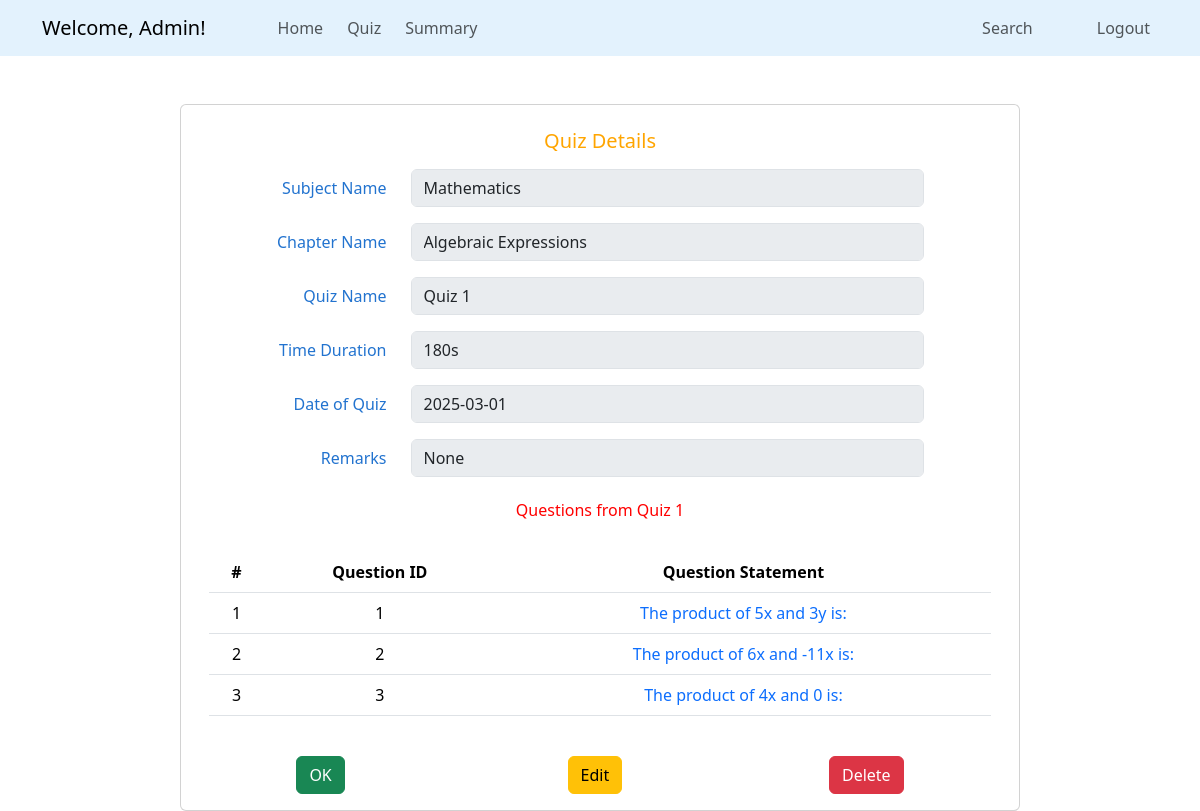
/admin/view_quiz/1 (signed in), run on the app's committed database.
### quizapp/models.py (models this page shows, shortened)
class Subject(db.Model):
    sid = db.Column(db.Integer, primary_key = True)
    description = db.Column(db.Text, nullable = False)
    sname = db.Column(db.String(60), nullable = False, unique = True)
    chapters = db.relationship('Chapter', backref = 'subject', lazy = True, cascade = 'all, delete')

class Chapter(db.Model):
    cid = db.Column(db.Integer, primary_key = True)
    cname = db.Column(db.String(60), nullable = False)
    description = db.Column(db.Text, nullable = False)
    subjectid = db.Column(db.Integer, db.ForeignKey('subject.sid'), nullable = False)
    quizzes = db.relationship('Quiz', backref = 'chapter', lazy = True, cascade = 'all, delete')

class Quiz(db.Model):
    quizid = db.Column(db.Integer, primary_key = True)
    qname = db.Column(db.String(60), nullable = False)
    dateofquiz = db.Column(db.DateTime, nullable = False)
    timeduration = db.Column(db.Integer, nullable = False)
    remarks = db.Column(db.String(30), nullable = True)
    chapterid = db.Column(db.Integer, db.ForeignKey('chapter.cid'), nullable = False) # (foreign key-chapter)
    question = db.relationship('Questions', backref = 'quiz', lazy = True, cascade = 'all, delete')
    scores = db.relationship('Scores', backref = 'quiz', lazy = True, cascade = 'all, delete')

class Questions(db.Model):
    qid = db.Column(db.Integer, primary_key = True)
    question_statement = db.Column(db.Text, nullable = False)
    option_a = db.Column(db.String(60), nullable = False)
    option_b = db.Column(db.String(60), nullable = False)
    option_c = db.Column(db.String(60), nullable = False)
    option_d = db.Column(db.String(60), nullable = False)
    correct_option = db.Column(db.Integer, nullable = False)
    quizid = db.Column(db.Integer, db.ForeignKey('quiz.quizid'), nullable = False)

### quizapp/routes.py (the view)
@app.route('/admin/view_quiz/<int:qid>', methods = ['GET', 'POST'])
def view_quiz(qid):
    if 'admin_id' in session:
        quiz = Quiz.query.get_or_404(qid)
        return render_template('admin/view_quiz.html', quiz = quiz)
    flash('Login to access the page', 'danger')
    return redirect(url_for('admin_login'))

### quizapp/templates/admin/view_quiz.html
{% extends "admin/base_dashboard.html" %}
{% block section %}
<div class="container card mt-5" style="max-width: 70%;">
    <form id="add-new" method="POST">
        <div class="card-body mt-2" style="color: #2273cf;">
            <div class="card-title text-center mb-3">
                <h5 style="color: orange;">Quiz Details</h5>
            </div>
            <div class="row mb-3">
                <label for="name" class="col-sm-3 col-form-label text-end">Subject Name</label>
                <div class="col-sm-8">
                    <input class="form-control" id="sname" name="sname" value="{{ quiz.chapter.subject.sname }}"
                        disabled>
                </div>
            </div>
            <div class="row mb-3">
                <label for="name" class="col-sm-3 col-form-label text-end">Chapter Name</label>
                <div class="col-sm-8">
                    <input class="form-control" id="cname" name="cname" value="{{ quiz.chapter.cname }}" disabled>
                </div>
            </div>
            <div class="row mb-3">
                <label for="name" class="col-sm-3 col-form-label text-end">Quiz Name</label>
                <div class="col-sm-8">
                    <input class="form-control" id="qname" name="qname" value="{{ quiz.qname }}" disabled>
                </div>
            </div>
            <div class="row mb-3">
                <label for="tduration" class="col-sm-3 col-form-label text-end">Time Duration</label>
                <div class="col-sm-8">
                    <input class="form-control" id="timeduration" name="tduration" value="{{ quiz.timeduration }}s"
                        disabled>
                </div>
            </div>
            <div class="row mb-3">
                <label for="qdate" class="col-sm-3 col-form-label text-end">Date of Quiz</label>
                <div class="col-sm-8">
                    <input class="form-control" id="qdate" name="qdate" value="{{ quiz.dateofquiz.strftime('%Y-%m-%d') }}"
                        disabled>
                </div>
            </div>
            <div class="row mb-3">
                <label for="remarks" class="col-sm-3 col-form-label text-end">Remarks</label>
                <div class="col-sm-8">
                    <input class="form-control" id="remarks" name="remarks" value="{{ quiz.remarks }}" disabled>
                </div>
            </div>
            <div class="row text-center mt-4" style="color: red;">
                <h6>Questions from {{ quiz.qname }}</h6>
            </div>
            <table class="table text-center mt-4">
                <thead>
                    <tr>
                        <th>#</th>
                        <th>Question ID</th>
                        <th>Question Statement</th>
                    </tr>
                </thead>
                <tbody>
                    {% for question in quiz.question%}
                    <tr>
                        <td>{{ loop.index }}</td>
                        <td>{{ question.qid }}</td>
                        <td><a href="{{ url_for('view_question', qid = question.qid)}}" class="text-decoration-none">
                                {{ question.question_statement }}
                            </a>
                        </td>
                    </tr>
                    {% endfor %}
                </tbody>
            </table>
        </div>
    </form>
    <div class="d-flex justify-content-around mt-2 mb-3">
        <a href="{{ url_for('manage_quizzes') }}" class="btn btn-success me-3">OK</a>
        <a href="{{ url_for('edit_quiz', qid = quiz.quizid)}}" class="btn btn-warning">Edit</a>
        <form action="{{ url_for('delete_quiz', qid = quiz.quizid) }}" method="POST" class="d-inline">
            <button type="submit" class="btn btn-danger" onclick="return confirm('Are you sure, to delete this Quiz?')">
                Delete
            </button>
        </form>
    </div>
</div>
{% endblock %}

### data on the page
Subject: sname "Mathematics"
Chapter: cname "Algebraic Expressions"
Quiz: qname "Quiz 1", tduration "180s", qdate "2025-03-01", remarks "None"
Questions: qid "1", question_statement "The product of 5x and 3y is:"
Questions: qid "2", question_statement "The product of 6x and -11x is:"
Questions: qid "3", question_statement "The product of 4x and 0 is:"

### other printed values
{{ session.get('admin_name') }} "Admin"
